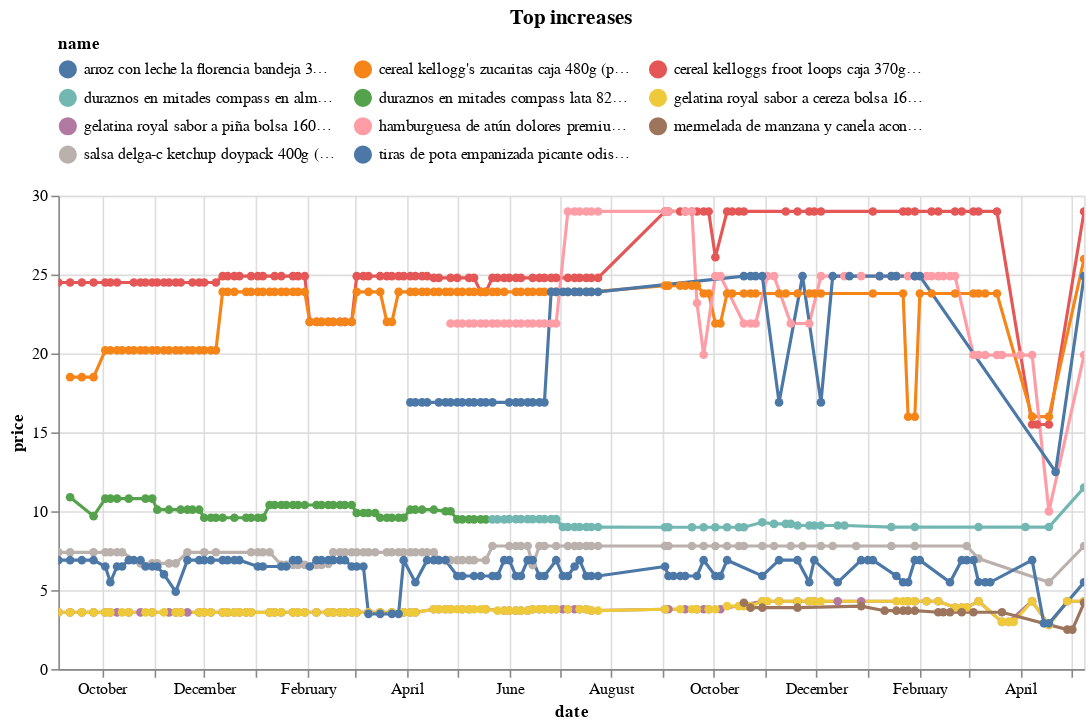

Write notebook code for a chart like this one.
### Code cell
(top_changes
 .sort_values('change')
 .tail(10)
 .pipe(plot_changes, 'Top increases')
)

### Figure 1 — Vega-Lite specification as saved in the notebook (floating-point values rounded to 4 significant figures; data arrays with more than 128 entries replaced by an {"elided": "..."} marker saying what was removed)
{"config": {"view": {"continuousWidth": 300, "continuousHeight": 300}, "legend": {"columns": 3, "orient": "top"}}, "data": {"name": "data-852b4f0a4b730efa563515849df1d009"}, "mark": {"type": "line", "point": true}, "encoding": {"color": {"field": "name", "scale": {"domain": ["arroz con leche la florencia bandeja 350g (plaza_vea)", "cereal kellogg's zucaritas caja 480g (plaza_vea)", "cereal kelloggs froot loops caja 370gr (plaza_vea)", "duraznos en mitades compass en almíbar lata 820g (plaza_vea)", "duraznos en mitades compass lata 820g (plaza_vea)", "gelatina royal sabor a cereza bolsa 160g (plaza_vea)", "gelatina royal sabor a piña bolsa 160g (plaza_vea)", "hamburguesa de atún dolores premium paquete 400g (plaza_vea)", "mermelada de manzana y canela aconcagua doypack 200g (plaza_vea)", "salsa delga-c ketchup doypack 400g (plaza_vea)", "tiras de pota empanizada picante odissea paquete 500g (plaza_vea)"]}, "type": "nominal"}, "tooltip": [{"field": "name", "type": "nominal"}, {"field": "price", "type": "quantitative"}, {"field": "last_price", "type": "quantitative"}], "x": {"field": "date", "type": "temporal"}, "y": {"field": "price", "type": "quantitative"}}, "params": [{"name": "param_5", "select": {"type": "point", "fields": ["name"]}, "bind": "legend"}, {"name": "param_6", "select": {"type": "interval", "encodings": ["x", "y"]}, "bind": "scales"}], "title": "Top increases", "transform": [{"filter": {"param": "param_5"}}], "width": 650, "$schema": "https://vega.github.io/schema/vega-lite/v5.17.0.json", "datasets": {"data-852b4f0a4b730efa563515849df1d009": {"elided": "844 records"}}}
